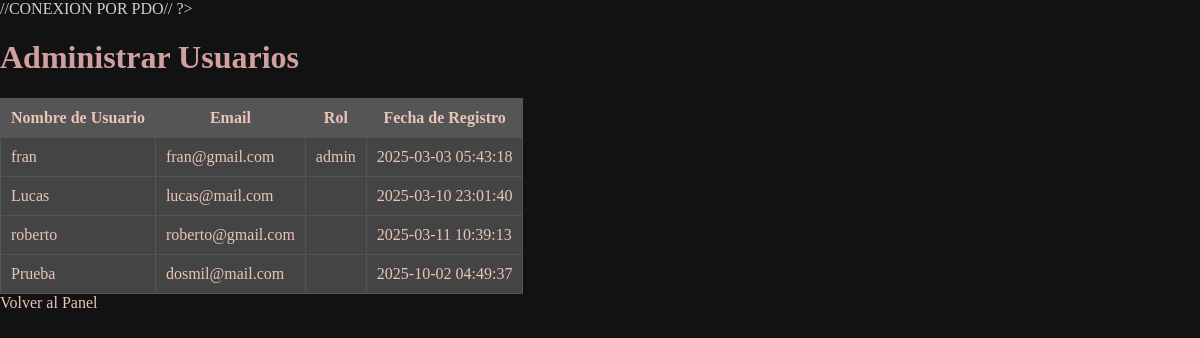
Page /admin/secciones/usuarios.php (signed in) on the committed database.
### tables this page shows
CREATE TABLE `usuarios` (
  `id` int(11) NOT NULL,
  `nombre_usuario` varchar(255) NOT NULL,
  `email` varchar(255) NOT NULL,
  `contrasena` varchar(255) NOT NULL,
  `rol` enum('admin','cliente','invitado') DEFAULT 'cliente',
  `fecha_registro` timestamp NOT NULL DEFAULT current_timestamp()
);

### admin/secciones/usuarios.php (the view, shortened to what this page needs)
<?php
$db = Database::getInstance()->getConnection();
$sql = "SELECT id, nombre_usuario, email, rol, fecha_registro FROM usuarios";
$stmt = $db->query($sql);
$usuarios = $stmt->fetchAll(PDO::FETCH_ASSOC);
?>
<!DOCTYPE html>
<html lang="es">
<head>
    <link rel="stylesheet" href="../assets/css/styles.css">
</head>
<body>
    <h1>Administrar Usuarios</h1>
    <table border="1">
        <tr>
            <th>Nombre de Usuario</th>
            <th>Email</th>
            <th>Rol</th>
            <th>Fecha de Registro</th>
        </tr>
        <?php foreach ($usuarios as $usuario): ?>
        <tr>
            <td><?= htmlspecialchars($usuario['nombre_usuario']) ?></td>
            <td><?= htmlspecialchars($usuario['email']) ?></td>
            <td><?= htmlspecialchars($usuario['rol']) ?></td>
            <td><?= htmlspecialchars($usuario['fecha_registro']) ?></td>
        </tr>
        <?php endforeach; ?>
    </table>
    <a href="index.php">Volver al Panel</a>
</body>
</html>

### public/css/styles.css (style rules this page uses)
body { background-color: #121212; color: #d1d1d1; font-family: 'Garamond', serif; margin: 0; padding: 0; }
a { color: #e9c5b8; text-decoration: none; }
h1, h2, h3, h4 { color: #d1a1a1; }
table { background-color: #444; color: #e9c5b8; border-collapse: collapse; }
table th, table td { padding: 10px; border: 1px solid #555; }
table th { background-color: #555; }

### rows in the picture
usuarios: nombre_usuario "fran", email "fran@gmail.com", rol "admin", fecha_registro "2025-03-03 05:43:18"
usuarios: nombre_usuario "Lucas", email "lucas@mail.com", fecha_registro "2025-03-10 23:01:40"
usuarios: nombre_usuario "roberto", email "roberto@gmail.com", fecha_registro "2025-03-11 10:39:13"
usuarios: nombre_usuario "Prueba", email "dosmil@mail.com", fecha_registro "2025-10-02 04:49:37"
